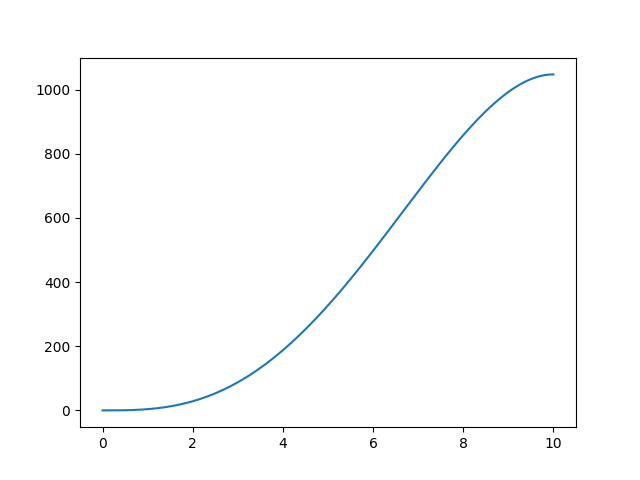

Generate this figure with Python:
#!/usr/bin/python3.8
import numpy as np
import matplotlib.pyplot as plt
file="profile.dat"

x,y=np.loadtxt(file, unpack=True, skiprows=1)

plt.plot(x,y)
plt.savefig('stellar.png')
plt.show()
